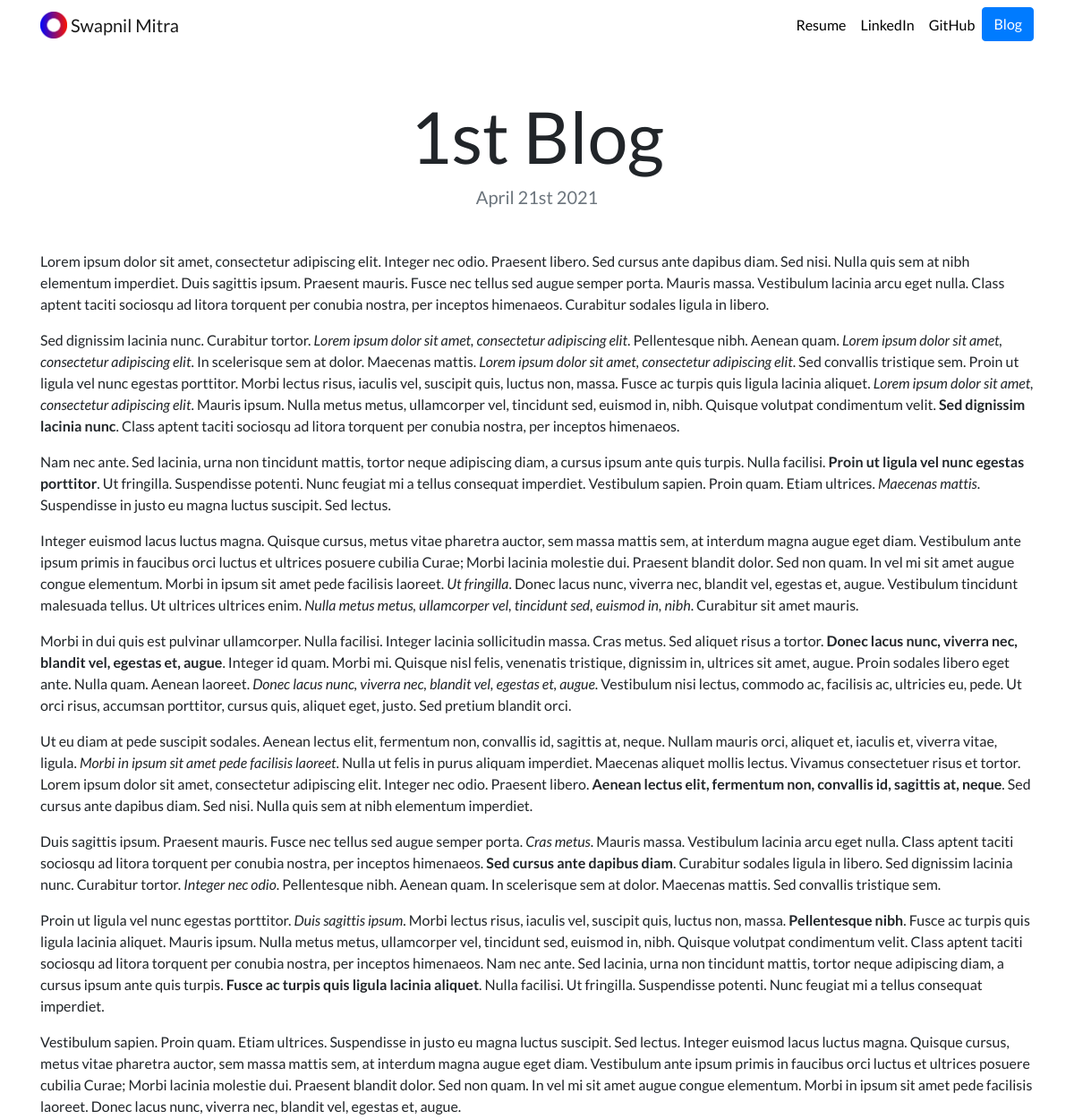
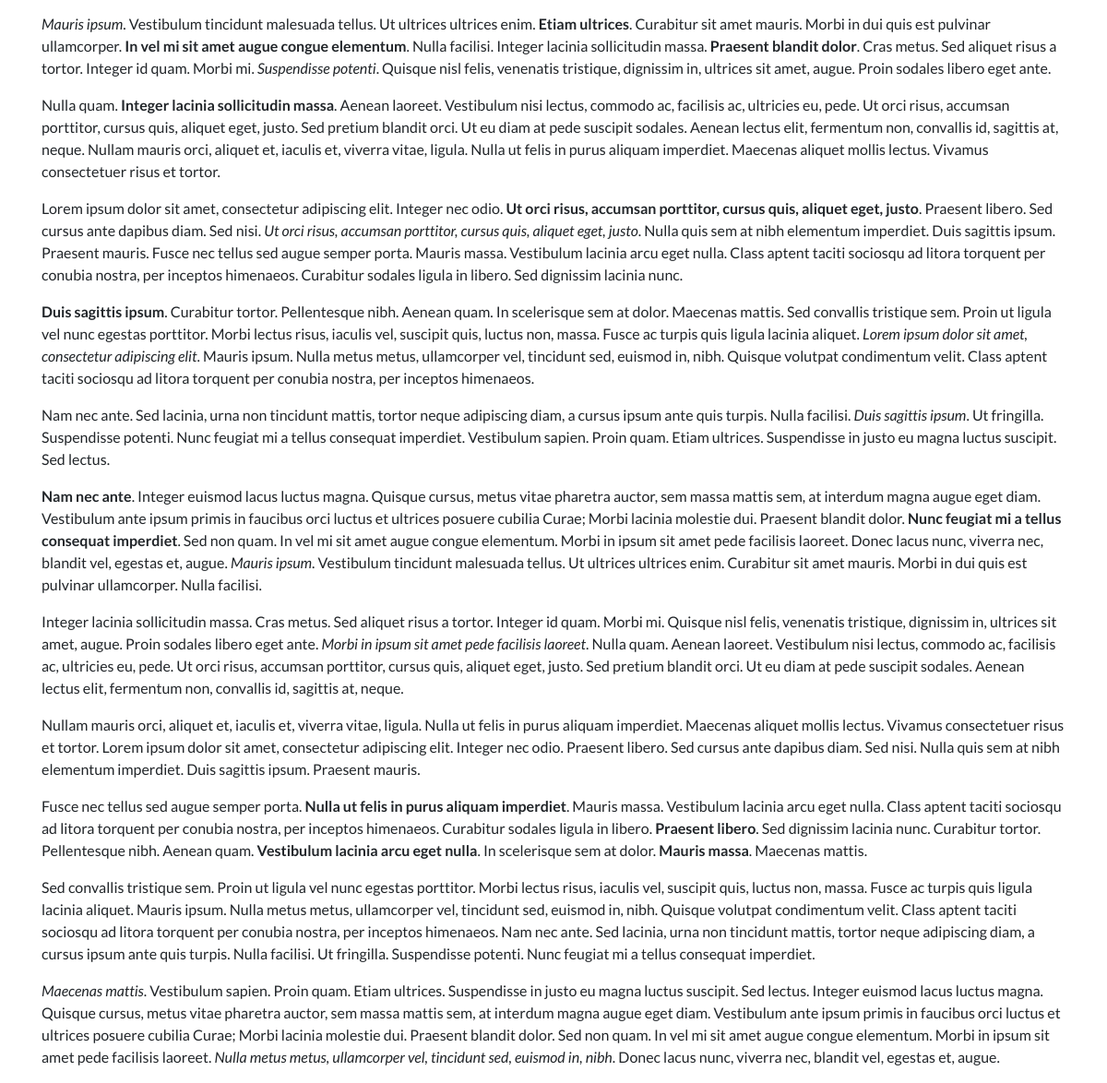
Page /blog/1/ on the committed database (2 pictures, top to bottom).
### blog/models.py (models this page shows, shortened)
class Blog(models.Model):
    title = models.CharField(max_length=200)
    description = models.TextField()
    date = models.DateField()

### blog/views.py (the view)
# urls.py: path('<int:blog_id>/', views.detail, name='detail'),
def detail(request, blog_id):
    blog = get_object_or_404(Blog, pk=blog_id)
    return render(request, 'blog/detail.html', {'blog': blog})

### blog/templates/blog/detail.html
{% extends "portfolio/base.html" %}
{% load static %}
{% block content %}
<h1 class="text-center mt-5" id="blogdetailtitle">{{ blog.title }}</h1>
<h5 class="text-center text-muted mb-5">{{ blog.date|date:'F jS Y' }}</h5>
{{ blog.description|safe }}
{% endblock %}

### portfolio/static/portfolio/custom.css (style rules this page uses)
body { font-family: 'Lato', sans-serif; }
@media (min-width: 992px) { #blogdetailtitle { font-size: 5rem; } }

### rows in the picture
Blog: title "1st Blog", date "April 21st 2021", description "Lorem ipsum dolor sit amet, consectetur adipiscing elit. Integer nec odio. Praesent libero. Sed cursus ante dapibus diam. Sed nisi. Nulla quis sem at nibh elementum imperdiet. Duis sagittis ipsum. Praesent mauris. Fusce nec tellus sed augue semper porta. Mauris massa. Vestibulum lacinia arcu eget nulla. Class aptent taciti sociosqu ad litora torquent per conubia nostra, per inceptos himenaeos. Curabitur sodales ligula in libero. Sed dignissim lacinia nunc. Curabitur tortor. Lorem ipsum dolor sit amet, consectetur adipiscing elit . Pellentesque nibh. Aenean quam. Lorem ipsum dolor sit amet, consectetur adipiscing elit . In scelerisque sem at dolor. Maecenas mattis. Lorem ipsum dolor sit…"
